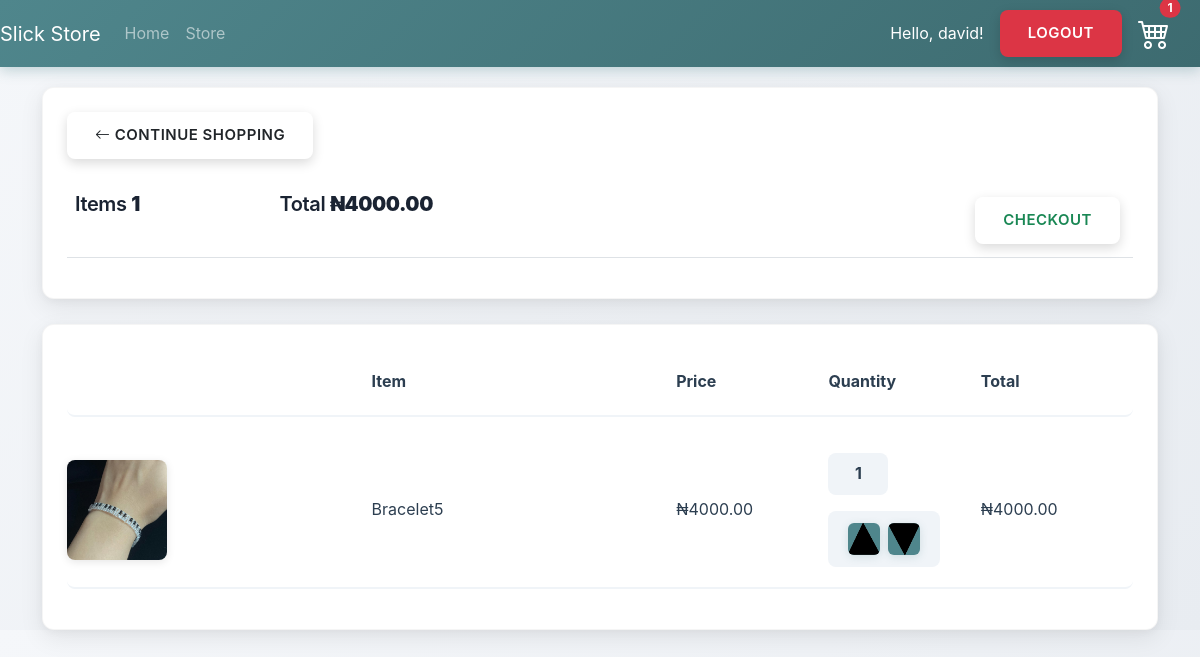
The app's page /cart/ (signed in) with its own data.
### store/models.py (models this page shows, shortened)
class Order(models.Model):
    customer = models.ForeignKey(Customer, on_delete=models.SET_NULL, blank=True, null=True)
    data_ordered = models.DateTimeField(auto_now_add=True)
    complete = models.BooleanField(default=False, null=True, blank=False)
    transation_id = models.CharField(max_length=200, null=True)
    @property
    def get_cart_total(self):
        orderitem = self.orderitem_set.all()
        total = sum([item.get_total for item in orderitem])
        return total
    @property
    def get_cart_items(self):
        orderitem = self.orderitem_set.all()
        total = sum([item.quantity for item in orderitem])
        return total

class OrderItem(models.Model):
    product = models.ForeignKey(Product, on_delete=models.SET_NULL, blank=True, null=True)
    order = models.ForeignKey(Order, on_delete=models.SET_NULL, blank=True, null=True)
    quantity = models.IntegerField(default=0, null=True, blank=True)
    date_added = models.DateTimeField(auto_now_add=True)
    @property
    def get_total(self):
        total = self.product.price * self.quantity
        return total

class Product(models.Model):
    name = models.CharField(max_length=200, null=True)
    price = models.DecimalField(max_digits=7, decimal_places=2)
    digital = models.BooleanField(default=False, null=True, blank=False)
    image = models.ImageField(null=True, blank=True)
    @property
    def imageURL(self):
        try:
            url = self.image.url
        except:
            url = ''
        return url

### store/views.py (the view)
# urls.py: path('cart/', views.cart, name="cart"),
def cart(request):
    print("🔍 DEBUG: Cart view accessed")
    data = cartData(request)
    cartItems = data['cartItems']
    order = data['order']
    items = data['items']
    context = {'items': items, 'order': order, 'cartItems': cartItems}
    return render(request, 'store/cart.html', context)

### store/templates/store/cart.html (shortened to what this page needs)
 {% extends 'store/main.html' %}
{% load static %}
{% block content %}
   <div class="row">
    <div class="col-lg-12">
        <div class="box-element">
            <a class="btn btn-outline-dark" href="{% url 'store' %}"><i class="bi bi-arrow-left"></i> Continue Shopping</a>
            <br>
            <br>
            <table class="table">
                <tr>
                    <th><h5>Items <strong>{{order.get_cart_items}}</strong></h5></th>
                    <th><h5>Total <strong>₦{{order.get_cart_total|floatformat:2}}</strong></h5></th>
                    <th>
                        <a style="float: right; margin: 5px;" class="btn btn-outline-success" href="{% url 'checkout' %}">Checkout</a>
                    </th>
                </tr>
            </table>
        </div>
        <br>
        <div class="box-element">
            <div class="cart-row">
                <div style="flex: 2;"><strong>Item</strong></div>
                <div style="flex: 1;"><strong>Price</strong></div>
                <div style="flex: 1;"><strong>Quantity</strong></div>
                <div style="flex: 1;"><strong>Total</strong></div>
            </div>
            {% for item in items %}
            <div class="cart-row">
                <div style="flex: 2;"><img class="row-image" src="{{ item.product.imageURL }}"></div>
                <div style="flex: 2;">{{item.product.name}}</div>
                <div style="flex: 1;">₦{{item.product.price|floatformat:2}}</div>
                <div style="flex: 1;">
                    <p class="quantity">{{item.quantity}}</p>
                    <div class="quantity">
                        <img data-product="{{item.product.id}}" data-action="add" class="chg-quantity update-cart" src="{% static 'images/arrow-up.png' %}">
                        <img data-product="{{item.product.id}}" data-action="remove" class="chg-quantity update-cart" src="{% static 'images/arrow-down.png' %}">
                    </div>
                </div>
                <div style="flex: 1;">₦{{item.get_total}}</div>
            </div>
            {% endfor %}
        </div>
    </div>
   </div>
{% endblock content %}

### store/templates/store/main.html (shortened to what this page needs)
<!DOCTYPE html>
{% load static %}
<html lang="en">
<head>
    <link href="https://cdn.jsdelivr.net/npm/bootstrap@5.3.8/dist/css/bootstrap.min.css" rel="stylesheet">
    <link rel="stylesheet" href="https://cdn.jsdelivr.net/npm/bootstrap-icons@1.11.3/font/bootstrap-icons.css">
    <link rel="stylesheet" type="text/css" href="{% static 'css/main.css' %}">
</head>
<body>
 <nav class="navbar navbar-expand-lg navbar-dark bg-dark">
  <a class="navbar-brand" href="{% url 'home' %}">Slick Store</a>
  <div class="collapse navbar-collapse" id="navbarSupportedContent">
    <ul class="navbar-nav me-auto mb-2 mb-lg-0">
      <li class="nav-item active">
        <a class="nav-link" href="{% url 'home' %}">Home</a>
      </li>
      <li class="nav-item">
        <a class="nav-link" href="{% url 'store' %}">Store</a>
      </li>
    </ul>
    <div class="d-flex align-items-center" style="padding-right: 30px;">
      {% if request.user.is_authenticated %}
        <span class="text-white me-3">Hello, {{ request.user.username }}!</span>
        <a href="{% url 'logout' %}" class="btn btn-danger me-3">Logout</a>
      {% else %}
        <a href="{% url 'login' %}" class="btn btn-warning me-3">Login</a>
        <a href="{% url 'register' %}" class="btn btn-outline-light me-3">Register</a>
      {% endif %}
      <a href="{% url 'cart' %}" class="position-relative">
        <i class="bi bi-cart4" style="font-size: 2rem; color: white;"></i>
        <span id="cart-total"
            class="position-absolute top-0 start-100 translate-middle badge rounded-pill bg-danger">
            {{cartItems}}
        </span>
      </a>
    </div>
  </div>
</nav>
    <div class="container">
        {% block content %}
        {% endblock content %}
    </div>
</body>
</html>

### static/css/main.css (style rules this page uses)
body { background: linear-gradient(135deg, #f5f7fa 0%, #e8ecf1 100%); font-family: -apple-system, BlinkMacSystemFont, 'Segoe UI', Roboto, 'Helvetica Neue', Arial, sans-serif; line-height: 1.6; color: #2c3e50; }
h1, h2, h3, h4, h5, h6 { color: #1a2332; font-weight: 600; letter-spacing: -0.02em; }
.box-element { box-shadow: 0 8px 24px rgba(0, 0, 0, 0.08), 0 2px 8px rgba(0, 0, 0, 0.04); background-color: #ffffff; border-radius: 12px; padding: 24px; transition: transform 0.3s ease, box-shadow 0.3s ease; border: 1px solid rgba(0, 0, 0, 0.04); }
.bg-dark { background: linear-gradient(135deg, #4f868c 0%, #3d6b70 100%) !important; box-shadow: 0 4px 12px rgba(79, 134, 140, 0.3); }
.col-lg-4, .col-lg-6, .col-lg-8, .col-lg-12 { margin-top: 20px; }
.btn { border-radius: 8px; padding: 12px 28px; font-weight: 600; font-size: 15px; transition: all 0.3s ease; border: none; text-transform: uppercase; letter-spacing: 0.5px; box-shadow: 0 4px 12px rgba(0, 0, 0, 0.15); position: relative; overflow: hidden; }
.btn::before { content: ''; position: absolute; top: 50%; left: 50%; width: 0; height: 0; border-radius: 50%; background: rgba(255, 255, 255, 0.3); transform: translate(-50%, -50%); transition: width 0.5s, height 0.5s; }
.row-image { width: 100px; height: 100px; object-fit: cover; border-radius: 8px; box-shadow: 0 2px 8px rgba(0, 0, 0, 0.1); }
.cart-row { display: flex; align-items: center; padding: 20px 0; margin-bottom: 16px; border-bottom: 2px solid #f0f4f8; transition: background-color 0.2s ease; border-radius: 8px; }
.quantity { display: inline-flex; align-items: center; justify-content: center; font-weight: 700; padding: 8px 16px; background: #f0f4f8; border-radius: 8px; margin-right: 12px; font-size: 16px; color: #2c3e50; min-width: 60px; }
.chg-quantity { width: 32px; height: 32px; cursor: pointer; display: flex; align-items: center; justify-content: center; margin: 4px; transition: all 0.2s ease; background: #4f868c; border-radius: 6px; box-shadow: 0 2px 8px rgba(79, 134, 140, 0.2); }
html { scroll-behavior: smooth; }

### records on screen
Order: get_cart_items "1", get_cart_total "4000.00"
OrderItem: product.imageURL (picture), product.name "Bracelet5", product.price "4000.00", quantity "1", get_total "4000.00"

### other values on screen
{{ request.user.username }} "david"
{{ cartItems }} "1"
